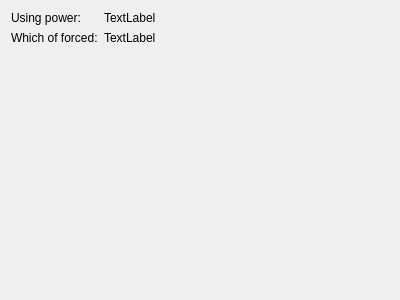
<?xml version="1.0" encoding="UTF-8"?>
<ui version="4.0">
 <class>HouseRepresenter</class>
 <widget class="QWidget" name="HouseRepresenter">
  <property name="geometry">
   <rect>
    <x>0</x>
    <y>0</y>
    <width>400</width>
    <height>300</height>
   </rect>
  </property>
  <property name="windowTitle">
   <string>Form</string>
  </property>
  <layout class="QVBoxLayout" name="verticalLayout">
   <item>
    <layout class="QGridLayout" name="gridLayout_2"/>
   </item>
   <item>
    <layout class="QFormLayout" name="formLayout">
     <item row="0" column="0">
      <widget class="QLabel" name="label">
       <property name="text">
        <string>Using power:</string>
       </property>
      </widget>
     </item>
     <item row="0" column="1">
      <widget class="QLabel" name="power">
       <property name="text">
        <string>TextLabel</string>
       </property>
      </widget>
     </item>
     <item row="1" column="0">
      <widget class="QLabel" name="label_3">
       <property name="text">
        <string>Which of forced:</string>
       </property>
      </widget>
     </item>
     <item row="1" column="1">
      <widget class="QLabel" name="forced">
       <property name="text">
        <string>TextLabel</string>
       </property>
      </widget>
     </item>
    </layout>
   </item>
  </layout>
 </widget>
 <resources/>
 <connections/>
</ui>
